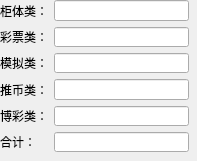
<?xml version="1.0" encoding="UTF-8"?>
<ui version="4.0">
 <class>Form</class>
 <widget class="QWidget" name="Form">
  <property name="geometry">
   <rect>
    <x>0</x>
    <y>0</y>
    <width>197</width>
    <height>161</height>
   </rect>
  </property>
  <property name="windowTitle">
   <string>Form</string>
  </property>
  <widget class="QWidget" name="">
   <property name="geometry">
    <rect>
     <x>0</x>
     <y>0</y>
     <width>189</width>
     <height>152</height>
    </rect>
   </property>
   <layout class="QGridLayout" name="gridLayout">
    <item row="0" column="0" colspan="2">
     <widget class="QLabel" name="m_cabinetLabel">
      <property name="text">
       <string>柜体类：</string>
      </property>
     </widget>
    </item>
    <item row="0" column="2">
     <widget class="QLineEdit" name="m_cabinetLineEdit"/>
    </item>
    <item row="1" column="0" colspan="2">
     <widget class="QLabel" name="m_lotteryLabel">
      <property name="text">
       <string>彩票类：</string>
      </property>
     </widget>
    </item>
    <item row="1" column="2">
     <widget class="QLineEdit" name="m_lotteryLineEdit"/>
    </item>
    <item row="2" column="0" colspan="2">
     <widget class="QLabel" name="m_simulateLabel">
      <property name="text">
       <string>模拟类：</string>
      </property>
     </widget>
    </item>
    <item row="2" column="2">
     <widget class="QLineEdit" name="m_simulateLineEdit"/>
    </item>
    <item row="3" column="0" colspan="2">
     <widget class="QLabel" name="m_coindozerLabel">
      <property name="text">
       <string>推币类：</string>
      </property>
     </widget>
    </item>
    <item row="3" column="2">
     <widget class="QLineEdit" name="m_coindozerLineEdit"/>
    </item>
    <item row="4" column="0" colspan="2">
     <widget class="QLabel" name="label_4">
      <property name="text">
       <string>博彩类：</string>
      </property>
     </widget>
    </item>
    <item row="4" column="2">
     <widget class="QLineEdit" name="lineEdit_4"/>
    </item>
    <item row="5" column="2">
     <widget class="QLineEdit" name="m_wagerLineEdit"/>
    </item>
    <item row="5" column="0" colspan="2">
     <widget class="QLabel" name="m_wagerLabel">
      <property name="text">
       <string>合计：</string>
      </property>
     </widget>
    </item>
   </layout>
  </widget>
  <zorder>layoutWidget</zorder>
  <zorder>layoutWidget</zorder>
  <zorder>layoutWidget</zorder>
  <zorder>layoutWidget</zorder>
  <zorder>layoutWidget_2</zorder>
  <zorder>layoutWidget_3</zorder>
 </widget>
 <resources/>
 <connections/>
</ui>
